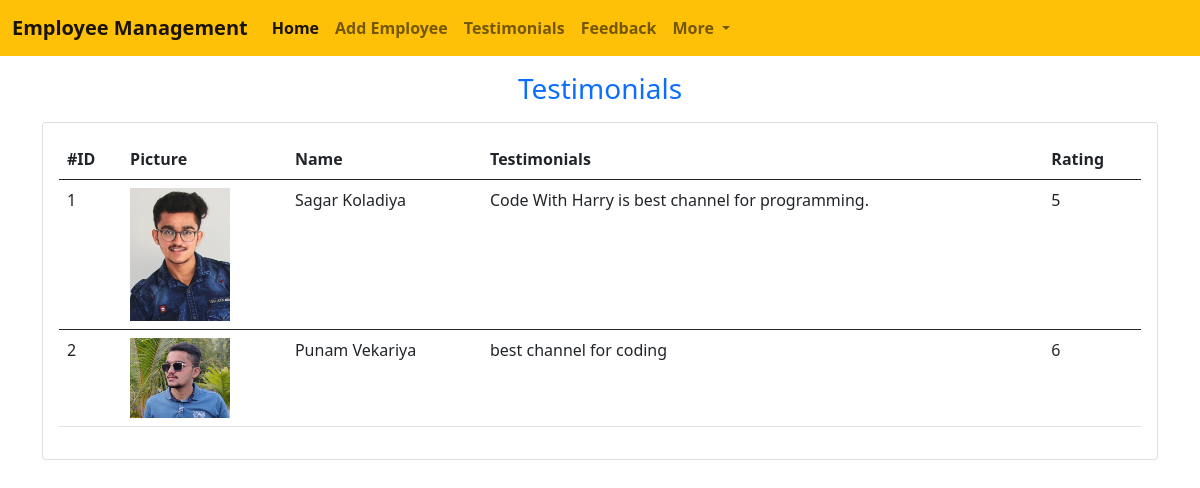
Page /testimonials/ on the committed database.
### emp_management/models.py (models this page shows, shortened)
class Testimonial(models.Model):
    name = models.CharField(max_length=200)
    testimonial = models.TextField()
    picture = models.ImageField(upload_to="testimonials/")
    rating = models.IntegerField()

### emp_management/views.py (the view)
# urls.py: path("testimonials/", testimonials),
def testimonials(request):
    testi = Testimonial.objects.all()
    return render(request, "employee/testimonials.html", {"testi": testi})

### templates/employee/testimonials.html (shortened to what this page needs)
<!DOCTYPE html>
<html lang="en">
  <head>
    <link
      href="https://cdn.jsdelivr.net/npm/bootstrap@5.0.2/dist/css/bootstrap.min.css"
      rel="stylesheet"
    />
  </head>
  <body>
    {% include 'employee/navbar.html' %}
    <h3 class="my-3 text-center text-primary">Testimonials</h3>
    <div class="container">
      <div class="row">
        <div class="col-md-12">
          <div class="card">
            <div class="card-body">
              <table class="table">
                <thead>
                  <tr>
                    <th scope="col">#ID</th>
                    <th scope="col">Picture</th>
                    <th scope="col">Name</th>
                    <th scope="col">Testimonials</th>
                    <th scope="col">Rating</th>
                  </tr>
                </thead>
                {% for t in testi %}
                <tbody>
                  <tr>
                    <td>{{forloop.counter}}</td>
                    <td>
                        <img src="/media/{{t.picture}}" alt="myImage" style="max-width:100px;">
                    </td>
                    <td>{{t.name}}</td>
                    <td>{{t.testimonial}}</td>
                    <td>{{t.rating}}</td>
                  </tr>
                </tbody>
                {% endfor %}
              </table>
            </div>
          </div>
        </div>
      </div>
    </div>
  </body>
</html>

### templates/employee/navbar.html (shortened to what this page needs)
<nav class="navbar navbar-expand-lg fw-bold navbar-light bg-warning">
  <div class="container-fluid">
    <a class="navbar-brand" href="#">Employee Management</a>
    <div class="collapse navbar-collapse" id="navbarSupportedContent">
      <ul class="navbar-nav me-auto mb-2 mb-lg-0">
        <li class="nav-item">
          <a class="nav-link active" aria-current="page" href="/">Home</a>
        </li>
        <li class="nav-item">
          <a class="nav-link" href="/add-employee/">Add Employee</a>
        </li>
        <li class="nav-item">
          <a class="nav-link" href="/testimonials/">Testimonials</a>
        </li>
        <li class="nav-item">
          <a class="nav-link" href="/feedback/">Feedback</a>
        </li>
        <li class="nav-item dropdown">
          <a class="nav-link dropdown-toggle" href="#" id="navbarDropdown" role="button" data-bs-toggle="dropdown"
            aria-expanded="false">
            More
          </a>
        </li>
      </ul>
    </div>
  </div>
</nav>

### rows in the picture
Testimonial: picture (picture), name "Sagar Koladiya", testimonial "Code With Harry is best channel for programming.", rating "5"
Testimonial: picture (picture), name "Punam Vekariya", testimonial "best channel for coding", rating "6"
